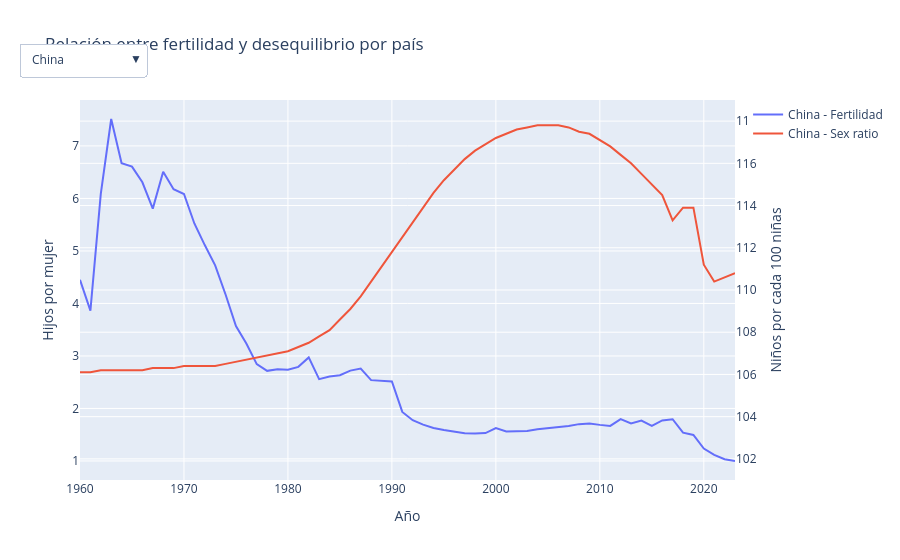

The notebook cell this image was saved under:
### Code cell
# ¿Coincide la caída de fertilidad con el aumento del desequilibrio?

countries = ["CHN", "KOR", "ESP", "USA", "VEN","AZE","IND"]

country_names = {
    "CHN": "China",
    "KOR": "Corea del Sur",
    "ESP": "España",
    "USA": "Estados Unidos",
    "VEN": "Venezuela",
    "AZE": "Azerbaijan",
    "IND": "India"
}

# crear figura
fig = go.Figure()

# añadir todas las trazas pero ocultas
for code in countries:
    data = (
        df_combined[df_combined["Country Code"] == code]
        .groupby("year")[["fertility_rate", "sex_ratio_per_100_female"]]
        .mean()
        .reset_index()
    )

    # fertilidad
    fig.add_trace(go.Scatter(
        x=data["year"],
        y=data["fertility_rate"],
        mode="lines",
        name=f"{country_names[code]} - Fertilidad",
        visible=(code == "CHN")  # solo China visible al inicio
    ))

    # sex ratio
    fig.add_trace(go.Scatter(
        x=data["year"],
        y=data["sex_ratio_per_100_female"],
        mode="lines",
        name=f"{country_names[code]} - Sex ratio",
        yaxis="y2",
        visible=(code == "CHN")
    ))

# crear botones dropdown
buttons = []

for i, code in enumerate(countries):
    visibility = [False] * (len(countries) * 2)
    
    # activar solo las dos trazas del país seleccionado
    visibility[i*2] = True
    visibility[i*2 + 1] = True

    buttons.append(dict(
        label=country_names[code],
        method="update",
        args=[{"visible": visibility}]
    ))

fig.update_layout(
    title="Relación entre fertilidad y desequilibrio por país",
    xaxis_title="Año",
    yaxis=dict(title="Hijos por mujer"),
    yaxis2=dict(
        title="Niños por cada 100 niñas",
        overlaying="y",
        side="right",
        range=[101, 119]
    ),
    updatemenus=[
        dict(
            buttons=buttons,
            direction="down",
            showactive=True,
            x=0.1,
            y=1.15
        )
    ]
)

fig.write_html("grafico_8_dropdown_paises.html")
fig.show()
